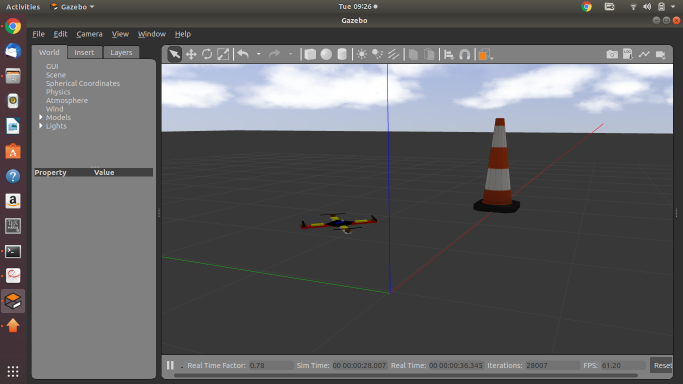
#> input picture 26.04/KASA_SITL/08_datasets_models/ros_ws_src/camera_drone_simulation/Image.png, 1366 x 768 px, given in place of the camera (shown at 1/2 size)
$ python test_boundary_detection.py
#> lines starting #> are read from the running program, lines starting #| are printed output that depends on the picture; after the words box and inside, x2 and y2 are one past the last pixel; in counts of white or black regions, pixels touching at a corner belong together
#> in main, frame is the input picture: shape (768, 1366, 3); mean B, G, R 96.9, 95.1, 95.1
#!/usr/bin/env python3
"""
구획선(착륙패드 경계) 검출 단독 테스트 스크립트.

ROS2/Agent/aruco_tracker 아무것도 안 띄우고, 웹캠만 바로 열어서
Canny+contour 기반 사각형 경계 검출을 실시간으로 확인합니다.

실행: python3 test_boundary_detection.py [--dev /dev/video0]
종료: 화면에서 'q' 키
"""
import argparse
import time

import cv2
import numpy as np


def detect_boundary(arr_bgr):
    """arr_bgr: OpenCV 기본 BGR 프레임. 사각형 경계 후보를 찾아 그려서 반환."""
    gray = cv2.cvtColor(arr_bgr, cv2.COLOR_BGR2GRAY)
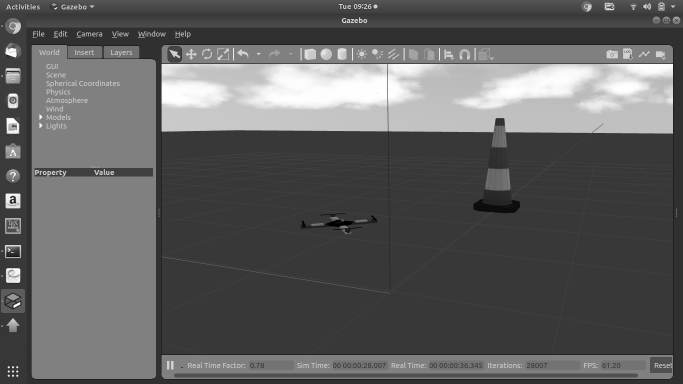
#> gray: shape (768, 1366) (shown at 1/2 size); min 0, max 255, mean 95.3
    blur = cv2.GaussianBlur(gray, (5, 5), 0)
    edges = cv2.Canny(blur, 50, 150)
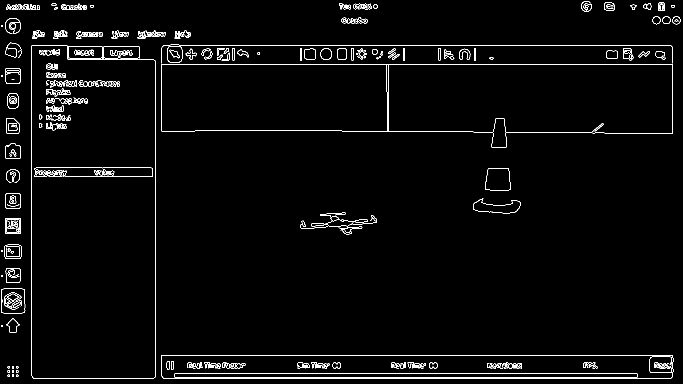
#> edges: shape (768, 1366) (shown at 1/2 size); 2.4% white in thin lines or dots
    edges = cv2.dilate(edges, None, iterations=1)
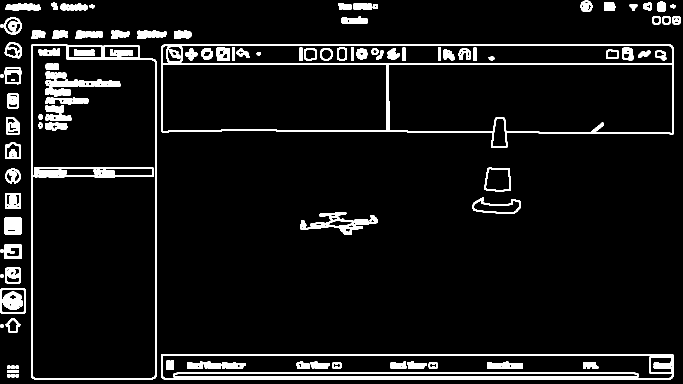
#> edges: shape (768, 1366) (shown at 1/2 size); 7% white; 112 white regions
    contours, _ = cv2.findContours(edges, cv2.RETR_LIST, cv2.CHAIN_APPROX_SIMPLE)
#> contours = 373 contours, 172 with area under 20; largest, box (x1, y1, x2, y2) and area: (322, 88, 1347, 296) 180038, (62, 89, 313, 759) 165998, (64, 91, 311, 757) 158586, (777, 129, 1345, 267) 75312, (324, 129, 774, 263) 58812

    frame_area = gray.shape[0] * gray.shape[1]
#> frame_area = 1049088
    best, best_area = None, 0
    for cnt in contours:
        peri = cv2.arcLength(cnt, True)
        approx = cv2.approxPolyDP(cnt, 0.02 * peri, True)
        if len(approx) == 4 and cv2.isContourConvex(approx):
            area = cv2.contourArea(approx)
            if area > 0.015 * frame_area and area > best_area:
                best, best_area = approx, area
#> this loop made 373 passes
#> (peri, approx, area) on passes 3, 5, 6, 7, 15, 42, 49, 55: (22, [[23, 748], [23, 754], [28, 754], [28, 748]], 30), (22, [[31, 740], [31, 745], [37, 745], [37, 740]], 30), (20, [[23, 740], [23, 745], [28, 745], [28, 740]], 25), (22, [[14, 740], [14, 745], [20, 745], [20, 740]], 30), (22, [[23, 731], [23, 737], [28, 737], [28, 731]], 30), (172, [[1044, 726], [974, 725], [974, 736], [1044, 737]], 770), (48, [[341, 721], [341, 739], [347, 739], [347, 721]], 108), (20, [[1, 649], [1, 654], [6, 654], [6, 649]], 25)
#> (peri, area) on passes 76, 80, 84, 86, 90, 114: (197, 2305), (20, 25), (119.3, 842), (20, 25), (124.5, 924), (129.7, 1025)
#> after the loop, best = [[322, 94], [324, 264], [1346, 268], [1341, 89]]; best_area = 178079

    found = best is not None
#> found = True
    if found:
        cv2.polylines(arr_bgr, [best], True, (83, 168, 52), 3)  # BGR 초록
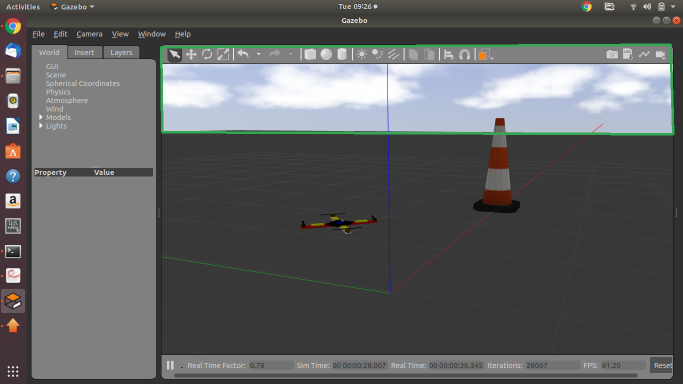
#> arr_bgr: shape (768, 1366, 3) (shown at 1/2 size); 1.14% of pixels changed, all inside (x1, y1, x2, y2) = (320, 87, 1349, 271)
        m = cv2.moments(best)
#> m = moments, m00 178079, centre m10/m00, m01/m00 = (837.6, 178.8)
        if m["m00"] != 0:
            cx, cy = int(m["m10"] / m["m00"]), int(m["m01"] / m["m00"])
#> cx = 837; cy = 178
            cv2.drawMarker(arr_bgr, (cx, cy), (83, 168, 52), cv2.MARKER_CROSS, 16, 2)
#> arr_bgr: shape (768, 1366, 3); 0.01% of pixels changed, all inside (x1, y1, x2, y2) = (828, 169, 847, 188)
    return arr_bgr, found, edges


def main():
    ap = argparse.ArgumentParser()
    ap.add_argument("--dev", default="/dev/video0")
    ap.add_argument("--width", type=int, default=1280)
    ap.add_argument("--height", type=int, default=720)
    ap.add_argument("--show-edges", action="store_true", help="Canny 엣지 맵도 같이 보기")
    args = ap.parse_args()

    cap = cv2.VideoCapture(args.dev)
    cap.set(cv2.CAP_PROP_FRAME_WIDTH, args.width)
    cap.set(cv2.CAP_PROP_FRAME_HEIGHT, args.height)
    if not cap.isOpened():
        print(f"[FAIL] {args.dev} 열기 실패")
        return

    print("실행 중... 'q' 키로 종료")
    fps_t0 = time.time()
    frames = 0

    while True:
        ok, frame = cap.read()
        if not ok:
            print("[WARN] 프레임 읽기 실패")
            continue

        annotated, found, edges = detect_boundary(frame.copy())
#> found = True

        status = "BOUNDARY DETECTED" if found else "searching..."
#> status = 'BOUNDARY DETECTED'
        color = (83, 168, 52) if found else (53, 42, 217)  # BGR 초록/빨강
#> color = (83, 168, 52)
        cv2.rectangle(annotated, (0, 0), (annotated.shape[1] - 1, annotated.shape[0] - 1), color, 4)
        cv2.putText(annotated, status, (16, 36), cv2.FONT_HERSHEY_SIMPLEX, 1.0, color, 2)
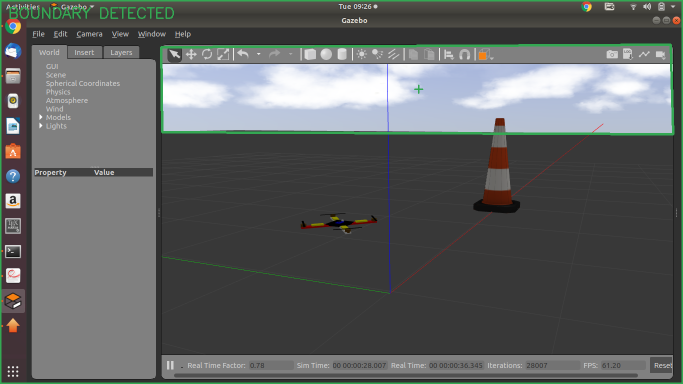
#> annotated: shape (768, 1366, 3) (shown at 1/2 size); mean B, G, R 97.1, 97.4, 94.4

        frames += 1
        if time.time() - fps_t0 >= 1.0:
            fps = frames / (time.time() - fps_t0)
            print(f"fps={fps:.1f}  detected={found}")
            frames = 0
            fps_t0 = time.time()

        cv2.imshow("boundary detection test", annotated)
        if args.show_edges:
            cv2.imshow("edges", edges)

        if cv2.waitKey(1) & 0xFF == ord("q"):
#> (key q is pressed here)
            break

    cap.release()
    cv2.destroyAllWindows()


if __name__ == "__main__":
    main()
